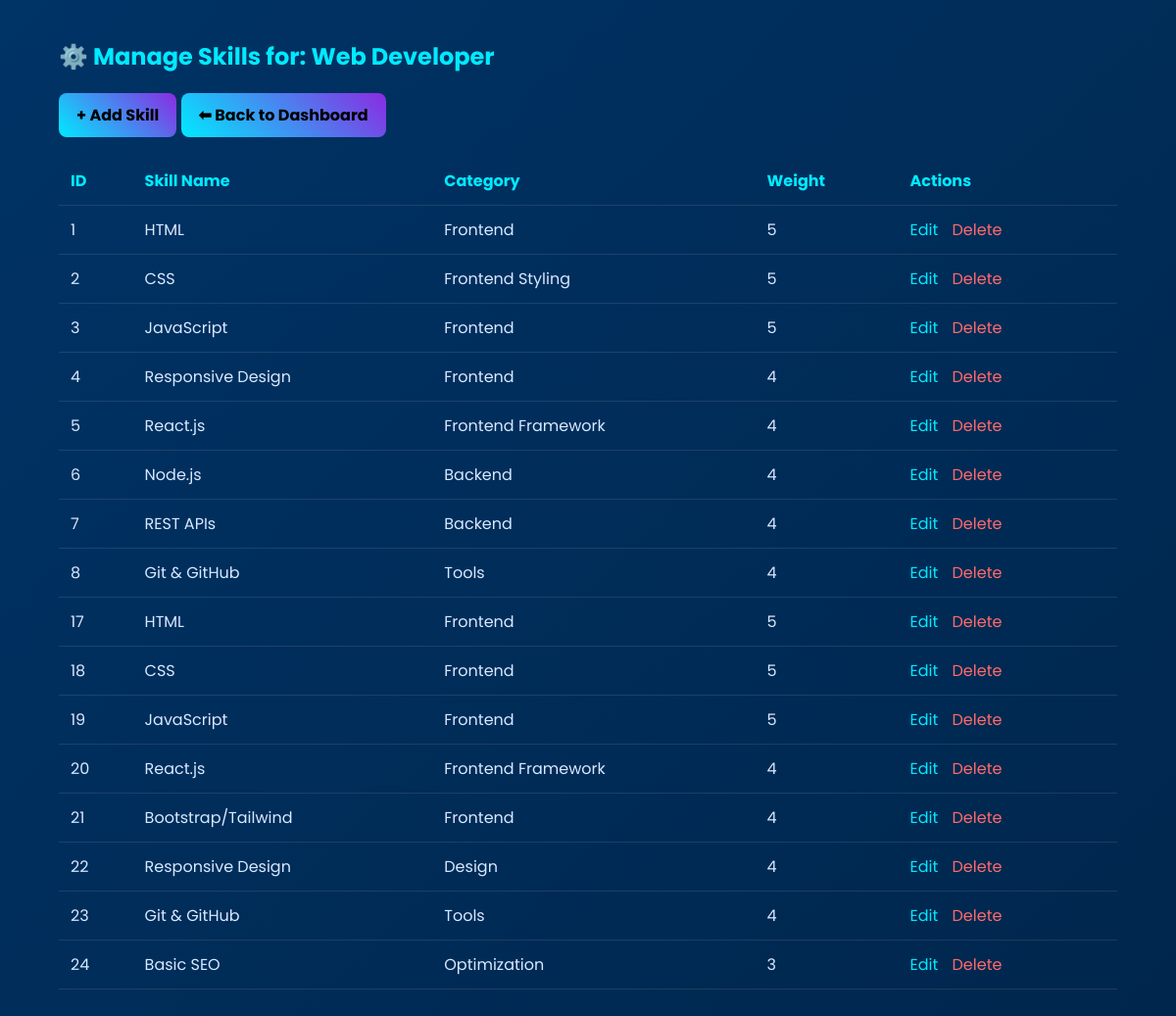
The page /AI-Talent-Recommendation/AI-Talent-Recommendation/manage_skills.php?path_id=1 (signed in) on the database its author committed.
### tables this page shows
CREATE TABLE `career_paths` (
  `id` int(11) NOT NULL,
  `name` varchar(255) NOT NULL,
  `description` text DEFAULT NULL
);

CREATE TABLE `skills` (
  `id` int(11) NOT NULL,
  `career_path_id` int(11) DEFAULT NULL,
  `skill_name` varchar(255) DEFAULT NULL,
  `category` varchar(100) DEFAULT NULL,
  `weight` int(11) DEFAULT 0
);

### AI-Talent-Recommendation/AI-Talent-Recommendation/manage_skills.php (the view, shortened to what this page needs)
<?php
require 'config.php';
$path_id = (int)$_GET['path_id'];
$path = $conn->query("SELECT * FROM career_paths WHERE id=$path_id")->fetch_assoc();
$skills = $conn->query("SELECT * FROM skills WHERE career_path_id=$path_id ORDER BY id ASC");
?>
<!DOCTYPE html>
<html lang="en">
<head>
</head>
<body>
<div class="container">
    <h2>⚙️ Manage Skills for: <?= htmlspecialchars($path['name']) ?></h2>
    <a href="add_skill.php?path_id=<?= $path_id ?>" class="btn">+ Add Skill</a>
    <a href="admin_dashboard.php" class="btn">⬅ Back to Dashboard</a>
    <table>
        <tr>
            <th>ID</th>
            <th>Skill Name</th>
            <th>Category</th>
            <th>Weight</th>
            <th>Actions</th>
        </tr>
        <?php if ($skills->num_rows > 0): ?>
            <?php while($row = $skills->fetch_assoc()): ?>
            <tr>
                <td><?= $row['id'] ?></td>
                <td><?= htmlspecialchars($row['skill_name']) ?></td>
                <td><?= htmlspecialchars($row['category']) ?></td>
                <td><?= $row['weight'] ?></td>
                <td>
                    <a href="edit_skill.php?id=<?= $row['id'] ?>&path_id=<?= $path_id ?>" class="edit">Edit</a>
                    <a href="delete_skill.php?id=<?= $row['id'] ?>&path_id=<?= $path_id ?>" class="delete" onclick="return confirm('Delete this skill?')">Delete</a>
                </td>
            </tr>
            <?php endwhile; ?>
        <?php else: ?>
            <tr><td colspan="5" style="text-align:center;color:#aaa;">No skills found for this path.</td></tr>
        <?php endif; ?>
    </table>
</div>
</body>
</html>

### AI-Talent-Recommendation/AI-Talent-Recommendation/manage_skills.php (style rules this page uses)
body { margin: 0; background: linear-gradient(-45deg, #1e1e2f, #111, #002244, #003366); background-size: 400% 400%; animation: gradient 12s ease infinite; font-family: 'Poppins', sans-serif; color: #d7e9ff; }
.container { width: 90%; margin: 40px auto; }
h2 { color: #00eaff; }
.btn { display: inline-block; padding: 10px 18px; background: linear-gradient(45deg,#00eaff,#8a2be2); color: #000; font-weight: 700; border-radius: 8px; text-decoration: none; transition: 0.3s; }
table { width: 100%; border-collapse: collapse; margin-top: 20px; }
th, td { padding: 12px; border-bottom: 1px solid rgba(255,255,255,0.1); }
th { color: #00eaff; text-align:left; }
a.edit, a.delete { text-decoration:none; margin-right:10px; }
a.edit { color: #00eaff; }
a.delete { color: #ff6b6b; }

### rows shown on the page
career_paths: name "Web Developer"
skills: id "1", skill_name "HTML", category "Frontend", weight "5"
skills: id "2", skill_name "CSS", category "Frontend Styling", weight "5"
skills: id "3", skill_name "JavaScript", category "Frontend", weight "5"
skills: id "4", skill_name "Responsive Design", category "Frontend", weight "4"
skills: id "5", skill_name "React.js", category "Frontend Framework", weight "4"
skills: id "6", skill_name "Node.js", category "Backend", weight "4"
skills: id "7", skill_name "REST APIs", category "Backend", weight "4"
skills: id "8", skill_name "Git & GitHub", category "Tools", weight "4"
skills: id "17", skill_name "HTML", category "Frontend", weight "5"
skills: id "18", skill_name "CSS", category "Frontend", weight "5"
skills: id "19", skill_name "JavaScript", category "Frontend", weight "5"
skills: id "20", skill_name "React.js", category "Frontend Framework", weight "4"
skills: id "21", skill_name "Bootstrap/Tailwind", category "Frontend", weight "4"
skills: id "22", skill_name "Responsive Design", category "Design", weight "4"
skills: id "23", skill_name "Git & GitHub", category "Tools", weight "4"
skills: id "24", skill_name "Basic SEO", category "Optimization", weight "3"
